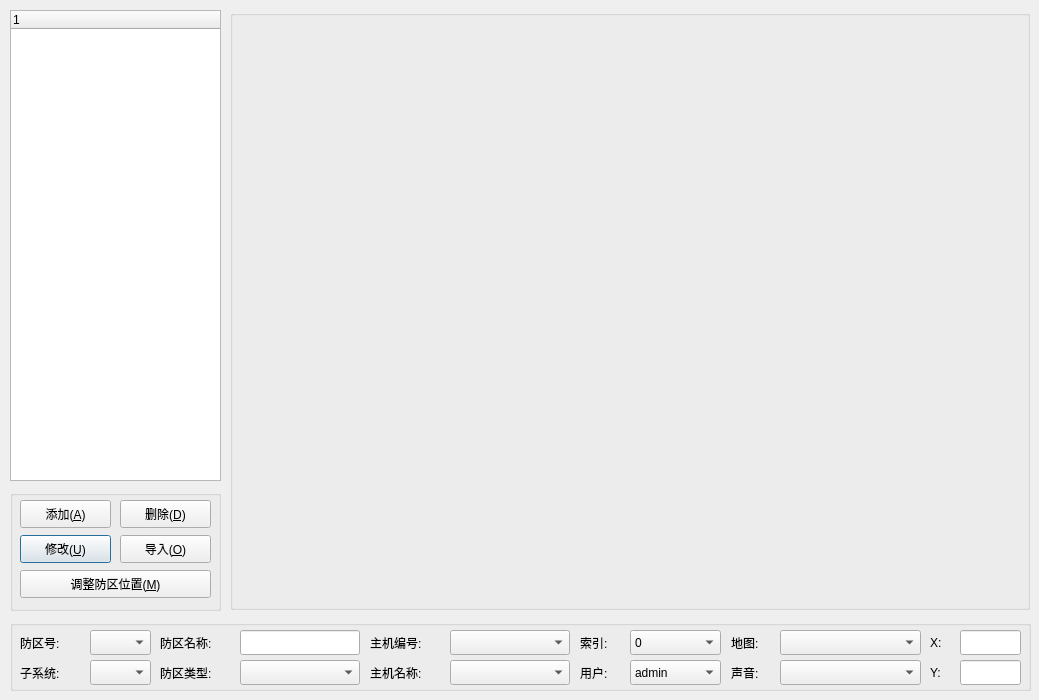
<?xml version="1.0" encoding="UTF-8"?>
<ui version="4.0">
 <class>frmDefence</class>
 <widget class="QDialog" name="frmDefence">
  <property name="geometry">
   <rect>
    <x>0</x>
    <y>0</y>
    <width>1039</width>
    <height>700</height>
   </rect>
  </property>
  <property name="windowTitle">
   <string>防区管理</string>
  </property>
  <property name="windowIcon">
   <iconset resource="main.qrc">
    <normaloff>:/image/main.png</normaloff>:/image/main.png</iconset>
  </property>
  <property name="styleSheet">
   <string notr="true">font: 12pt &quot;宋体&quot;;</string>
  </property>
  <widget class="QGroupBox" name="gboxBottom">
   <property name="geometry">
    <rect>
     <x>10</x>
     <y>620</y>
     <width>1021</width>
     <height>71</height>
    </rect>
   </property>
   <property name="title">
    <string/>
   </property>
   <widget class="QComboBox" name="txtSubSystem">
    <property name="geometry">
     <rect>
      <x>80</x>
      <y>40</y>
      <width>61</width>
      <height>25</height>
     </rect>
    </property>
   </widget>
   <widget class="QLabel" name="labSubSystem">
    <property name="geometry">
     <rect>
      <x>10</x>
      <y>40</y>
      <width>61</width>
      <height>25</height>
     </rect>
    </property>
    <property name="text">
     <string>子系统:</string>
    </property>
   </widget>
   <widget class="QLabel" name="labDefenceID">
    <property name="geometry">
     <rect>
      <x>10</x>
      <y>10</y>
      <width>61</width>
      <height>25</height>
     </rect>
    </property>
    <property name="text">
     <string>防区号:</string>
    </property>
   </widget>
   <widget class="QComboBox" name="txtDefenceID">
    <property name="geometry">
     <rect>
      <x>80</x>
      <y>10</y>
      <width>61</width>
      <height>25</height>
     </rect>
    </property>
   </widget>
   <widget class="QComboBox" name="txtDefenceType">
    <property name="geometry">
     <rect>
      <x>230</x>
      <y>40</y>
      <width>120</width>
      <height>25</height>
     </rect>
    </property>
   </widget>
   <widget class="QLabel" name="labDefenceName">
    <property name="geometry">
     <rect>
      <x>150</x>
      <y>10</y>
      <width>71</width>
      <height>25</height>
     </rect>
    </property>
    <property name="text">
     <string>防区名称:</string>
    </property>
   </widget>
   <widget class="QLineEdit" name="txtDefenceName">
    <property name="geometry">
     <rect>
      <x>230</x>
      <y>10</y>
      <width>120</width>
      <height>25</height>
     </rect>
    </property>
    <property name="text">
     <string/>
    </property>
   </widget>
   <widget class="QLabel" name="labDefenceType">
    <property name="geometry">
     <rect>
      <x>150</x>
      <y>40</y>
      <width>71</width>
      <height>25</height>
     </rect>
    </property>
    <property name="text">
     <string>防区类型:</string>
    </property>
   </widget>
   <widget class="QLabel" name="label_6">
    <property name="geometry">
     <rect>
      <x>360</x>
      <y>10</y>
      <width>71</width>
      <height>25</height>
     </rect>
    </property>
    <property name="text">
     <string>主机编号:</string>
    </property>
   </widget>
   <widget class="QComboBox" name="txtHostID">
    <property name="geometry">
     <rect>
      <x>440</x>
      <y>10</y>
      <width>120</width>
      <height>25</height>
     </rect>
    </property>
   </widget>
   <widget class="QComboBox" name="txtHostName">
    <property name="geometry">
     <rect>
      <x>440</x>
      <y>40</y>
      <width>120</width>
      <height>25</height>
     </rect>
    </property>
   </widget>
   <widget class="QLabel" name="labHostName">
    <property name="geometry">
     <rect>
      <x>360</x>
      <y>40</y>
      <width>71</width>
      <height>25</height>
     </rect>
    </property>
    <property name="text">
     <string>主机名称:</string>
    </property>
   </widget>
   <widget class="QLabel" name="labDefenceUser">
    <property name="geometry">
     <rect>
      <x>570</x>
      <y>40</y>
      <width>41</width>
      <height>25</height>
     </rect>
    </property>
    <property name="text">
     <string>用户:</string>
    </property>
   </widget>
   <widget class="QComboBox" name="txtDefenceUser">
    <property name="geometry">
     <rect>
      <x>620</x>
      <y>40</y>
      <width>91</width>
      <height>25</height>
     </rect>
    </property>
    <item>
     <property name="text">
      <string>admin</string>
     </property>
    </item>
   </widget>
   <widget class="QLineEdit" name="txtDefenceY">
    <property name="geometry">
     <rect>
      <x>950</x>
      <y>40</y>
      <width>61</width>
      <height>25</height>
     </rect>
    </property>
    <property name="text">
     <string/>
    </property>
   </widget>
   <widget class="QLabel" name="labDefenceX">
    <property name="geometry">
     <rect>
      <x>920</x>
      <y>10</y>
      <width>21</width>
      <height>25</height>
     </rect>
    </property>
    <property name="text">
     <string>X:</string>
    </property>
   </widget>
   <widget class="QLabel" name="labDefenceY">
    <property name="geometry">
     <rect>
      <x>920</x>
      <y>40</y>
      <width>21</width>
      <height>25</height>
     </rect>
    </property>
    <property name="text">
     <string>Y:</string>
    </property>
   </widget>
   <widget class="QLineEdit" name="txtDefenceX">
    <property name="geometry">
     <rect>
      <x>950</x>
      <y>10</y>
      <width>61</width>
      <height>25</height>
     </rect>
    </property>
    <property name="text">
     <string/>
    </property>
   </widget>
   <widget class="QLabel" name="labDefenceIndex">
    <property name="geometry">
     <rect>
      <x>570</x>
      <y>10</y>
      <width>41</width>
      <height>25</height>
     </rect>
    </property>
    <property name="text">
     <string>索引:</string>
    </property>
   </widget>
   <widget class="QComboBox" name="txtDefenceIndex">
    <property name="geometry">
     <rect>
      <x>620</x>
      <y>10</y>
      <width>91</width>
      <height>25</height>
     </rect>
    </property>
    <item>
     <property name="text">
      <string>0</string>
     </property>
    </item>
    <item>
     <property name="text">
      <string>1</string>
     </property>
    </item>
    <item>
     <property name="text">
      <string>2</string>
     </property>
    </item>
   </widget>
   <widget class="QComboBox" name="txtDefenceImage">
    <property name="geometry">
     <rect>
      <x>770</x>
      <y>10</y>
      <width>141</width>
      <height>25</height>
     </rect>
    </property>
   </widget>
   <widget class="QLabel" name="labDefenceImage">
    <property name="geometry">
     <rect>
      <x>721</x>
      <y>10</y>
      <width>41</width>
      <height>25</height>
     </rect>
    </property>
    <property name="text">
     <string>地图:</string>
    </property>
   </widget>
   <widget class="QComboBox" name="txtDefenceSound">
    <property name="geometry">
     <rect>
      <x>770</x>
      <y>40</y>
      <width>141</width>
      <height>25</height>
     </rect>
    </property>
   </widget>
   <widget class="QLabel" name="labDefenceSound">
    <property name="geometry">
     <rect>
      <x>721</x>
      <y>40</y>
      <width>41</width>
      <height>25</height>
     </rect>
    </property>
    <property name="text">
     <string>声音:</string>
    </property>
   </widget>
  </widget>
  <widget class="QGroupBox" name="gboxMain">
   <property name="geometry">
    <rect>
     <x>230</x>
     <y>10</y>
     <width>800</width>
     <height>600</height>
    </rect>
   </property>
   <property name="styleSheet">
    <string notr="true"/>
   </property>
   <property name="title">
    <string/>
   </property>
  </widget>
  <widget class="QGroupBox" name="gboxRight">
   <property name="geometry">
    <rect>
     <x>10</x>
     <y>490</y>
     <width>211</width>
     <height>121</height>
    </rect>
   </property>
   <property name="title">
    <string/>
   </property>
   <widget class="QPushButton" name="btnUpdate">
    <property name="geometry">
     <rect>
      <x>10</x>
      <y>45</y>
      <width>91</width>
      <height>28</height>
     </rect>
    </property>
    <property name="cursor">
     <cursorShape>PointingHandCursor</cursorShape>
    </property>
    <property name="text">
     <string>修改(&amp;U)</string>
    </property>
    <property name="icon">
     <iconset resource="main.qrc">
      <normaloff>:/image/excel.png</normaloff>:/image/excel.png</iconset>
    </property>
    <property name="iconSize">
     <size>
      <width>20</width>
      <height>20</height>
     </size>
    </property>
   </widget>
   <widget class="QPushButton" name="btnDelete">
    <property name="geometry">
     <rect>
      <x>110</x>
      <y>10</y>
      <width>91</width>
      <height>28</height>
     </rect>
    </property>
    <property name="cursor">
     <cursorShape>PointingHandCursor</cursorShape>
    </property>
    <property name="text">
     <string>删除(&amp;D)</string>
    </property>
    <property name="icon">
     <iconset resource="main.qrc">
      <normaloff>:/image/delete.png</normaloff>:/image/delete.png</iconset>
    </property>
    <property name="iconSize">
     <size>
      <width>20</width>
      <height>20</height>
     </size>
    </property>
   </widget>
   <widget class="QPushButton" name="btnAdd">
    <property name="geometry">
     <rect>
      <x>10</x>
      <y>10</y>
      <width>91</width>
      <height>28</height>
     </rect>
    </property>
    <property name="cursor">
     <cursorShape>PointingHandCursor</cursorShape>
    </property>
    <property name="text">
     <string>添加(&amp;A)</string>
    </property>
    <property name="icon">
     <iconset resource="main.qrc">
      <normaloff>:/image/add.png</normaloff>:/image/add.png</iconset>
    </property>
    <property name="iconSize">
     <size>
      <width>20</width>
      <height>20</height>
     </size>
    </property>
   </widget>
   <widget class="QPushButton" name="btnMap">
    <property name="geometry">
     <rect>
      <x>110</x>
      <y>45</y>
      <width>91</width>
      <height>28</height>
     </rect>
    </property>
    <property name="cursor">
     <cursorShape>PointingHandCursor</cursorShape>
    </property>
    <property name="text">
     <string>导入(&amp;O)</string>
    </property>
    <property name="icon">
     <iconset resource="main.qrc">
      <normaloff>:/image/input.png</normaloff>:/image/input.png</iconset>
    </property>
    <property name="iconSize">
     <size>
      <width>20</width>
      <height>20</height>
     </size>
    </property>
   </widget>
   <widget class="QPushButton" name="btnMove">
    <property name="geometry">
     <rect>
      <x>10</x>
      <y>80</y>
      <width>191</width>
      <height>28</height>
     </rect>
    </property>
    <property name="cursor">
     <cursorShape>PointingHandCursor</cursorShape>
    </property>
    <property name="text">
     <string>调整防区位置(&amp;M)</string>
    </property>
    <property name="icon">
     <iconset resource="main.qrc">
      <normaloff>:/image/move.png</normaloff>:/image/move.png</iconset>
    </property>
    <property name="iconSize">
     <size>
      <width>20</width>
      <height>20</height>
     </size>
    </property>
   </widget>
  </widget>
  <widget class="QTreeWidget" name="treeDefence">
   <property name="geometry">
    <rect>
     <x>10</x>
     <y>10</y>
     <width>211</width>
     <height>471</height>
    </rect>
   </property>
   <column>
    <property name="text">
     <string notr="true">1</string>
    </property>
   </column>
  </widget>
 </widget>
 <tabstops>
  <tabstop>treeDefence</tabstop>
  <tabstop>btnAdd</tabstop>
  <tabstop>btnDelete</tabstop>
  <tabstop>btnUpdate</tabstop>
  <tabstop>btnMap</tabstop>
  <tabstop>btnMove</tabstop>
  <tabstop>txtDefenceID</tabstop>
  <tabstop>txtSubSystem</tabstop>
  <tabstop>txtDefenceName</tabstop>
  <tabstop>txtDefenceType</tabstop>
  <tabstop>txtHostID</tabstop>
  <tabstop>txtHostName</tabstop>
  <tabstop>txtDefenceIndex</tabstop>
  <tabstop>txtDefenceSound</tabstop>
  <tabstop>txtDefenceImage</tabstop>
  <tabstop>txtDefenceUser</tabstop>
  <tabstop>txtDefenceX</tabstop>
  <tabstop>txtDefenceY</tabstop>
 </tabstops>
 <resources>
  <include location="main.qrc"/>
 </resources>
 <connections/>
</ui>
